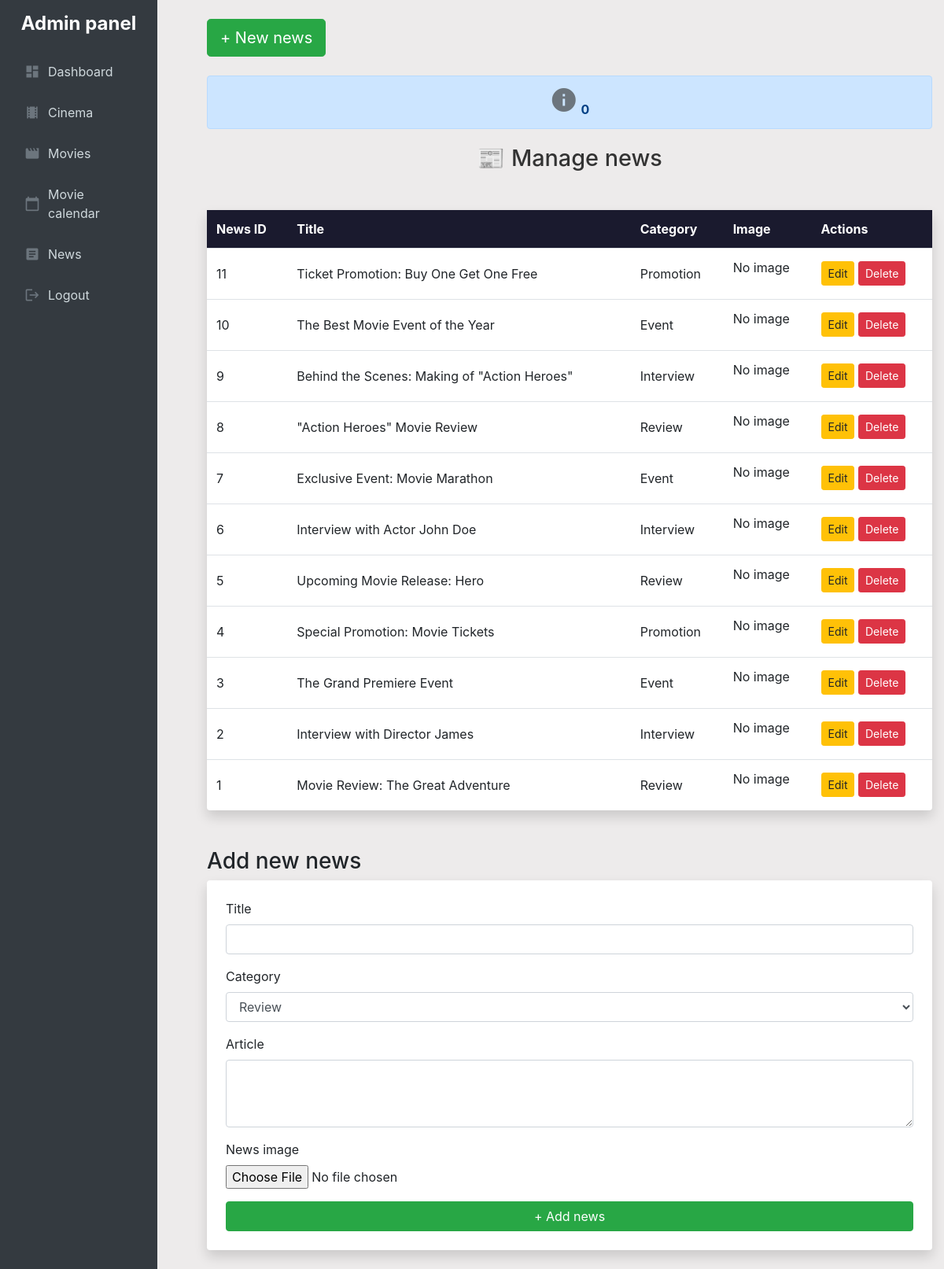
Before: /admin/news/views/news_list.php?status=0 with the older database file.
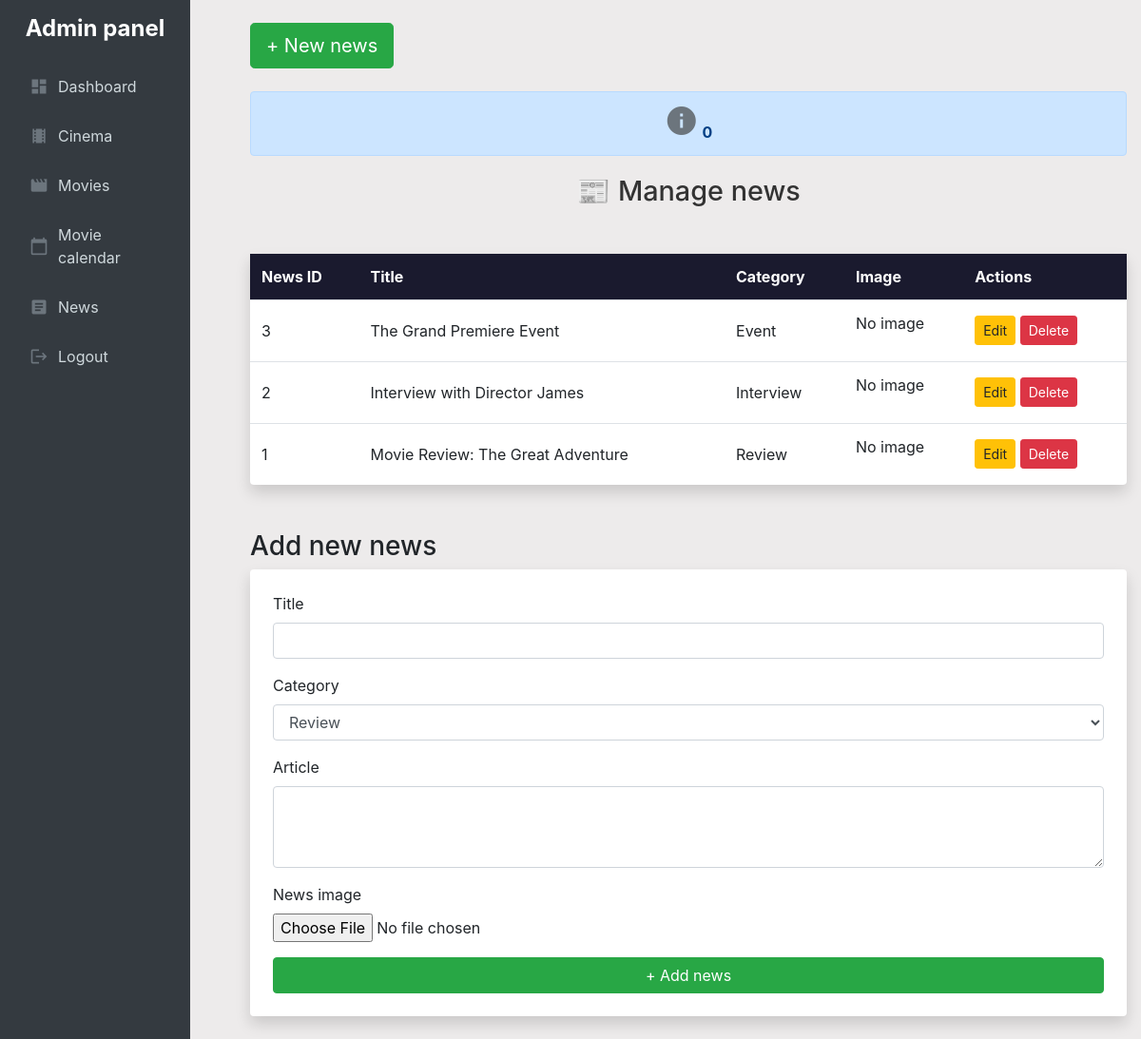
After: the same page with the newer database file.
### tables this page shows
CREATE TABLE News (
    newsID INT AUTO_INCREMENT PRIMARY KEY,
    title VARCHAR(100) NOT NULL,
    category ENUM('Review', 'Interview', 'Event', 'Promotion') NOT NULL,
    article TEXT NOT NULL, 
    cinemaID INT,
    imagePath VARCHAR(255),
    FOREIGN KEY (cinemaID) REFERENCES Cinema(cinemaID)
);

### admin/news/actions/news_logic.php (called while the page is built, shortened)
<?php
require_once "../../../includes/connection.php";
try {
    $query = $db->prepare("SELECT * FROM News ORDER BY newsID DESC");
    $query->execute();
    $newsList = $query->fetchAll(PDO::FETCH_ASSOC);
} catch (Exception $e) {
    error_log("Error: " . $e->getMessage());
    die("<div class='alert alert-danger'>An error occurred: " . htmlspecialchars($e->getMessage()) . "</div>");
}

### admin/news/views/news_list.php (the view, shortened to what this page needs)
<?php
require_once "../../components/views/admin_navbar.php";
require_once "../actions/news_logic.php";
?>
<!DOCTYPE html>
<html lang="en">
<head>
    <link rel="stylesheet" href="https://maxcdn.bootstrapcdn.com/bootstrap/4.5.2/css/bootstrap.min.css">
    <link rel="stylesheet" href="../../admin_style/admin_style.css">
</head>
<body>
<div class="container my-4">
    <div class="text-end mb-4">
        <a href="#addNewsForm" class="btn btn-success btn-lg">+ New news</a>
    </div>
    <?php if (isset($_GET['status'])): ?>
        <div class="alert alert-info">
            <i class="material-icons btn-icon">info</i>
            <?= htmlspecialchars($_GET['status']); ?>
        </div>
    <?php endif; ?>
    <h2 class="text-center mb-5"> 📰 Manage news</h2>
        <table class="table p-4 shadow rounded bg-white">
            <thead>
                <tr>
                    <th>News ID</th>
                    <th>Title</th>
                    <th>Category</th>
                    <th>Image</th>
                    <th>Actions</th>
                </tr>
            </thead>
            <tbody>
                <?php foreach ($newsList as $news): ?>
                    <tr>
                        <td><?= htmlspecialchars($news['newsID']); ?></td>
                        <td><?= htmlspecialchars($news['title']); ?></td>
                        <td><?= htmlspecialchars($news['category']); ?></td>
                        <td>
                            <?php if (!empty($news['imagePath'])): ?>
                                <img src="../../../includes/media/news/<?= htmlspecialchars($news['imagePath']); ?>" alt="News Image"
                                     class="img-thumbnail"
                                     style="max-width: 100px;">
                            <?php else: ?>
                                <p>No image</p>
                            <?php endif; ?>
                        </td>
                        <td>
                            <a href="../views/edit_news_view.php?newsID=<?= $news['newsID']; ?>" class="btn btn-warning btn-sm">Edit</a>
                            <a href="../actions/delete_news.php?newsID=<?= $news['newsID']; ?>" class="btn btn-danger btn-sm" onclick="return confirm('Delete this news?')">Delete</a>
                        </td>
                    </tr>
                <?php endforeach; ?>
            </tbody>
        </table>
    <h3 id="addNewsForm" class="mt-5">Add new news</h3>
    <form method="post" enctype="multipart/form-data" class="p-4 shadow rounded bg-white">
        <div class="form-group">
            <label for="title">Title</label>
            <input type="text" id="title" name="title" class="form-control" required>
        </div>
        <div class="form-group">
            <label for="category">Category</label>
            <select id="category" name="category" class="form-control" required>
                <option value="Review">Review</option>
            </select>
        </div>
        <div class="form-group">
            <label for="article">Article</label>
            <textarea id="article" name="article" class="form-control" rows="3" required></textarea>
        </div>
        <div class="form-group">
            <label for="newsImage">News image</label>
            <input type="file" name="newsImage" id="newsImage" class="form-control-file" accept="image/*">
        </div>
        <button type="submit" class="btn btn-success btn-block">+ Add news</button>
    </form>
</div>
</body>
</html>

### admin/components/views/admin_navbar.php (shortened to what this page needs)
<!DOCTYPE html>
<html lang="en">
<head>
    <link rel="stylesheet" href="https://maxcdn.bootstrapcdn.com/bootstrap/4.5.2/css/bootstrap.min.css">
    <link rel="stylesheet" href="../admin_style/admin_style.css">
</head>
<body>
    <div class="d-flex">
        <nav class="sidebar" style="padding: 0;">
            <div class="p-3">
                <h4 class="text-center">Admin panel</h4>
                <ul class="nav flex-column mt-4">
                    <?php $currentPage = basename($_SERVER['PHP_SELF']); ?>
                    <li class="nav-item">
                        <a href="../../dashboard/views/dashboard.php" class="nav-link <?php echo $currentPage == 'dashboard.php' ? 'active' : ''; ?>">
                            <span class="material-icons">dashboard</span> Dashboard
                        </a>
                    </li>
                    <li class="nav-item">
                        <a href="../../cinema/views/cinema.php" class="nav-link <?php echo $currentPage == 'cinema.php' ? 'active' : ''; ?>">
                            <span class="material-icons">theaters</span> Cinema
                        </a>
                    </li>
                    <li class="nav-item">
                        <a href="../../movies/views/movie_list.php" class="nav-link <?php echo $currentPage == 'movies.php' ? 'active' : ''; ?>">
                            <span class="material-icons">movie</span> Movies
                        </a>
                    </li>
                    <li class="nav-item">
                        <a href="../../movie_calendar/views/movie_calendar_view.php" class="nav-link <?php echo $currentPage == 'movie_calendar.php' ? 'active' : ''; ?>">
                            <span class="material-icons">calendar_today</span> Movie calendar
                        </a>
                    </li>
                    <li class="nav-item">
                        <a href="../../news/views/news_list.php" class="nav-link <?php echo $currentPage == 'news.php' ? 'active' : ''; ?>">
                            <span class="material-icons">article</span> News
                        </a>
                    </li>
                    <li class="nav-item">
                        <a href="../../admin_loginPDO/actions/logout.php" class="nav-link <?php echo $currentPage == 'logout.php' ? 'active' : ''; ?>">
                        <span class="material-icons">logout</span> Logout
                    </a>
                    </li>
                </ul>
            </div>
        </nav>
        <div class="content p-4" id="main-content">
        </div>
    </div>
</body>
</html>

### admin/admin_style/admin_style.css (style rules this page uses)
body { margin: 0; display: flex; background-color: #edebeb; }
.sidebar { background-color: #343a40; width: 200px; min-height: 100vh; color: #ffffff; padding-top: 20px; position: fixed; top: 0; bottom: 0; left: 0; overflow-y: auto; }
.sidebar h4 { color: #ffffff; font-weight: bold; }
.nav-link { color: #cfd8dc; padding: 10px 15px; display: flex; align-items: center; font-size: 16px; transition: color 0.3s, background-color 0.3s; }
.nav-link .material-icons { font-size: 20px; margin-right: 10px; transition: color 0.3s ease; }
.nav-item:not(:last-child) { margin-bottom: 8px; }
.content { margin-left: 200px; padding: 20px; width: calc(100% - 200px); }
.material-icons { font-size: 36px; color: #6c757d; }
.table thead th { background-color: #1a1a2e; color: #fff; border: none; }
.alert-info { background-color: #cce5ff; border-color: #b8daff; color: #004085; font-weight: bold; border-radius: 0.25rem; text-align: center; }
.container { max-width: 1200px; margin: 0 auto; }
.table { margin-top: 20px; }
.alert { margin-bottom: 20px; }
form { max-width: 1100px; margin: 0 auto; }
.btn-success { background-color: #28a745; border-color: #28a745; }
.container { max-width: 1100px; margin: 0 auto; }
.shadow { box-shadow: 0 4px 6px rgba(0, 0, 0, 0.1); }
h2 { font-size: 1.8rem; color: #333; }
ul { padding-left: 1.5rem; }
ul li { margin-bottom: 0.5rem; }
.table th, .table td { vertical-align: middle; }

Changed rows visible on the page:
removed news: newsID "11", title "Ticket Promotion: Buy One Get One Free", category "Promotion", shows "No image"
removed news: newsID "10", title "The Best Movie Event of the Year", category "Event", shows "No image"
removed news: newsID "9", title "Behind the Scenes: Making of \"Action Heroes\"", category "Interview", shows "No image"
removed news: newsID "8", title "\"Action Heroes\" Movie Review", category "Review", shows "No image"
removed news: newsID "7", title "Exclusive Event: Movie Marathon", category "Event", shows "No image"
removed news: newsID "6", title "Interview with Actor John Doe", category "Interview", shows "No image"
removed news: newsID "5", title "Upcoming Movie Release: Hero", category "Review", shows "No image"
removed news: newsID "4", title "Special Promotion: Movie Tickets", category "Promotion", shows "No image"
